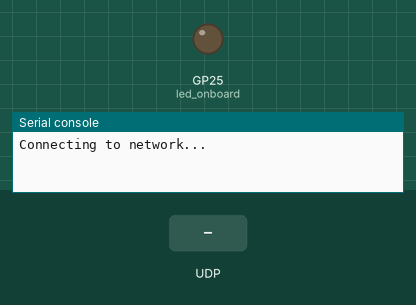
Simulated run of this program. Board: Raspberry Pi Pico running MicroPython. Shown: output pins drawn as LEDs (lit = HIGH), the last lines printed to the serial console. The test bench sets the inputs (shaded band). WiFi joins after 1.5 s.

Above: at 0.11 s.
At 2.7 s:
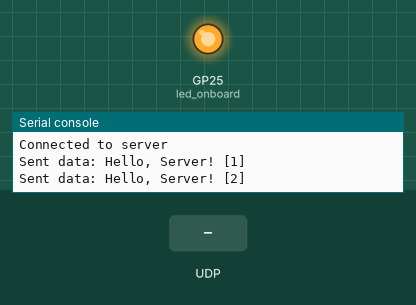
2.8 s: UDP packet "1" arrives
4.3 s: UDP packet "on" arrives
5.8 s: UDP packet "off" arrives
Timing chart, 0 to 8.8 s (numbered marks = the images above; inputs shaded):
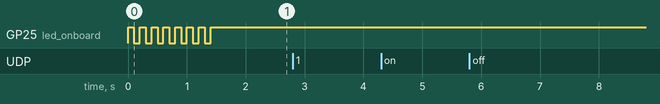

The program:

09_RP_WiFi_UDP.py
```python
import network
import usocket as socket
import time
import uselect as select
import machine


led_onboard = machine.Pin('LED', machine.Pin.OUT)
ssid = "DDTSW_Classroom_1"
password = "11111111"

client_port = 23

server_ip = "192.168.1.211"
server_port = 12345

def wifi_connect():
    wlan = network.WLAN(network.STA_IF)
    wlan.active(True)

    if not wlan.isconnected():
        print("Connecting to network...")
        wlan.connect(ssid, password)

        while not wlan.isconnected():
            led_onboard.toggle()
            time.sleep_ms(100)

        print(f"Connected to {ssid} successfully!")
        print('Network Config :', wlan.ifconfig())
        led_onboard.value(1)
        return True
    else:
        print("Already connected to network:", wlan.ifconfig())
        return True

def main():
    cnt = 0
    if wifi_connect():
        client_socket = socket.socket(socket.AF_INET, socket.SOCK_DGRAM)
        client_socket.bind(('0.0.0.0', client_port))

        try:
            server_addr = (server_ip, server_port)
            inputs = [client_socket]
            print("Connected to server")

            while True:
                cnt += 1
                data_to_send = f"Hello, Server! [{cnt}]"
                client_socket.sendto(data_to_send.encode('utf-8'), server_addr)
                print("Sent data:", data_to_send)

                readable, _, _ = select.select(inputs, [], [], 1)
                for sock in readable:
                    data_received, addr = sock.recvfrom(1024)
                    if data_received:
                        print("Received data:", data_received.decode('utf-8'))

        except Exception as e:
            print("Error:", e)
        finally:
            client_socket.close()

if __name__ == "__main__":
    main()
```
